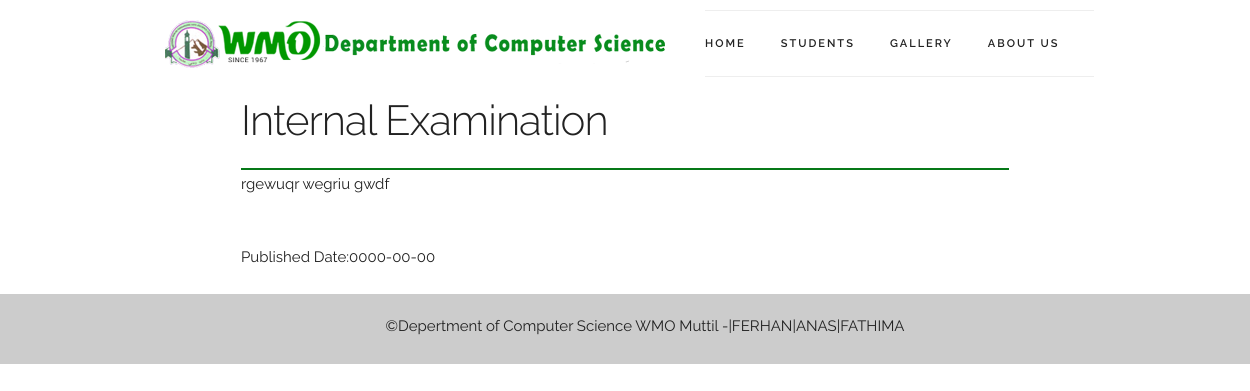
/notifications.php?id=2, run on the app's committed database.
### tables this page shows
CREATE TABLE IF NOT EXISTS `notifications` (
`id` int(11) NOT NULL,
  `title` text NOT NULL,
  `details` text NOT NULL,
  `creation` date NOT NULL
);

### notifications.php (the view, shortened to what this page needs)
<?php require_once("/includes/dbconn.php");?>
<?php
 $id=$_GET['id'];
  $sql = "SELECT * FROM notifications WHERE id=$id";
  $result = mysqli_query($conn, $sql);
  if($result){
    if(mysqli_num_rows($result) > 0){
      $row = mysqli_fetch_array($result);
      $title=$row['title'];
      $details=$row['details'];
      $creation_date=$row['creation'];
    }
    else{
    echo "Not a valid notification id";
    }
  } else{
  echo "ERROR: Could not able to execute $sql. " . mysqli_error($conn);
  }
?>
<!DOCTYPE html>
<html lang="en">
<head>
<?php include_once "/includes/css.php";?>
</head>
<body>
<?php include_once("/includes/header.php");?>
  <div class="container">
  <section class="container notification-page">
      <section class="row">
        <h2><?php echo $title;?></h2>
        <div class="row line"></div>
      </section>
      <section class="row">
        <p><?php echo $details;?></p>
        <br/>
        <p>Published Date:<?php echo $creation_date;?></p>
      </section>
  </section>
  </div>
<?php include_once("includes/footer.php");?>

### css/skeleton.css (style rules this page uses)
.container { position: relative; width: 100%; max-width: 960px; margin: 0 auto; padding: 0 20px; box-sizing: border-box; }
@media (min-width: 400px) { .container { width: 85%; padding: 0; } }
@media (min-width: 550px) { .container { width: 80%; } }
html { font-size: 62.5%; }
body { font-size: 1.5em; line-height: 1.6; font-weight: 400; font-family: "Raleway", "HelveticaNeue", "Helvetica Neue", Helvetica, Arial, sans-serif; color: #222; }
h1, h2, h3, h4, h5, h6 { margin-top: 0; margin-bottom: 2rem; font-weight: 300; }
h2 { font-size: 3.6rem; line-height: 1.25; letter-spacing: -.1rem; }
@media (min-width: 550px) { h2 { font-size: 4.2rem; } }
p { margin-top: 0; }
pre, blockquote, dl, figure, table, p, ul, ol, form { margin-bottom: 2.5rem; }
.container:after, .row:after, .u-cf { content: ""; display: table; clear: both; }

### css/default.css (style rules this page uses)
.line { width: 100%; height: 2px; background-color: #067818; margin:2px auto; }
.notification-page { margin: 0px auto; }

### data on the page
notifications: title "Internal Examination", details "rgewuqr wegriu gwdf", creation "0000-00-00"
